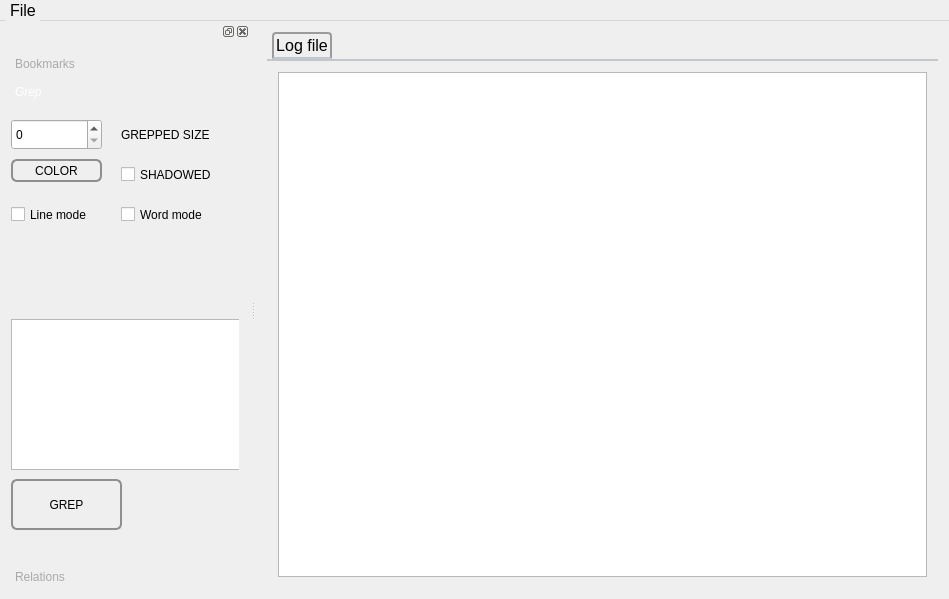
<?xml version="1.0" encoding="UTF-8"?>
<ui version="4.0">
 <class>MainWindow</class>
 <widget class="QMainWindow" name="MainWindow">
  <property name="geometry">
   <rect>
    <x>0</x>
    <y>0</y>
    <width>949</width>
    <height>599</height>
   </rect>
  </property>
  <property name="sizePolicy">
   <sizepolicy hsizetype="Minimum" vsizetype="Minimum">
    <horstretch>0</horstretch>
    <verstretch>0</verstretch>
   </sizepolicy>
  </property>
  <property name="font">
   <font>
    <pointsize>12</pointsize>
   </font>
  </property>
  <property name="windowTitle">
   <string>MainWindow</string>
  </property>
  <widget class="QWidget" name="centralWidget">
   <layout class="QGridLayout" name="gridLayout_2">
    <item row="0" column="0">
     <widget class="QTabWidget" name="tabWidget">
      <property name="styleSheet">
       <string notr="true">QTabWidget::pane { /* The tab widget frame */
         border-top: 2px solid #C2C7CB;
     }

     QTabWidget::tab-bar {
         left: 5px; /* move to the right by 5px */
     }

     /* Style the tab using the tab sub-control. Note that
         it reads QTabBar _not_ QTabWidget */
     QTabBar::tab {
         background: qlineargradient(x1: 0, y1: 0, x2: 0, y2: 1,
                                     stop: 0 #E1E1E1, stop: 0.4 #DDDDDD,
                                     stop: 0.5 #D8D8D8, stop: 1.0 #D3D3D3);
         border: 2px solid #C4C4C3;
         border-bottom-color: #C2C7CB; /* same as the pane color */
         border-top-left-radius: 4px;
         border-top-right-radius: 4px;
         min-width: 8ex;
         padding: 2px;
     }

     QTabBar::tab:selected, QTabBar::tab:hover {
         background: qlineargradient(x1: 0, y1: 0, x2: 0, y2: 1,
                                     stop: 0 #fafafa, stop: 0.4 #f4f4f4,
                                     stop: 0.5 #e7e7e7, stop: 1.0 #fafafa);
     }

     QTabBar::tab:selected {
         border-color: #9B9B9B;
         border-bottom-color: #C2C7CB; /* same as pane color */
     }

     QTabBar::tab:!selected {
         margin-top: 2px; /* make non-selected tabs look smaller */
     }

     /* make use of negative margins for overlapping tabs */
     QTabBar::tab:selected {
         /* expand/overlap to the left and right by 4px */
         margin-left: -4px;
         margin-right: -4px;
     }

     QTabBar::tab:first:selected {
         margin-left: 0; /* the first selected tab has nothing to overlap with on the left */
     }

     QTabBar::tab:last:selected {
         margin-right: 0; /* the last selected tab has nothing to overlap with on the right */
     }

     QTabBar::tab:only-one {
         margin: 0; /* if there is only one tab, we don't want overlapping margins */
     }</string>
      </property>
      <property name="currentIndex">
       <number>0</number>
      </property>
      <widget class="QWidget" name="tab_5">
       <attribute name="title">
        <string>Log file</string>
       </attribute>
       <layout class="QHBoxLayout" name="horizontalLayout">
        <item>
         <widget class="QTextEdit" name="textEdit"/>
        </item>
       </layout>
      </widget>
     </widget>
    </item>
   </layout>
   <zorder>gridLayoutWidget</zorder>
   <zorder>gridLayoutWidget</zorder>
   <zorder>listView</zorder>
   <zorder>tabWidget</zorder>
  </widget>
  <widget class="QDockWidget" name="dockWidget_3">
   <property name="minimumSize">
    <size>
     <width>250</width>
     <height>213</height>
    </size>
   </property>
   <attribute name="dockWidgetArea">
    <number>1</number>
   </attribute>
   <widget class="QWidget" name="dockWidgetContents_3">
    <layout class="QHBoxLayout" name="horizontalLayout_2">
     <item>
      <widget class="QToolBox" name="toolBox_2">
       <property name="styleSheet">
        <string notr="true">QToolBox::tab {
         background: qlineargradient(x1: 0, y1: 0, x2: 0, y2: 1,
                                     stop: 0 #E1E1E1, stop: 0.4 #DDDDDD,
                                     stop: 0.5 #D8D8D8, stop: 1.0 #D3D3D3);
         border-radius: 5px;
         color: darkgray;
     }

     QToolBox::tab:selected { /* italicize selected tabs */
         font: italic;
         color: white;
     }</string>
       </property>
       <property name="currentIndex">
        <number>1</number>
       </property>
       <widget class="QWidget" name="page_3">
        <property name="geometry">
         <rect>
          <x>0</x>
          <y>0</y>
          <width>232</width>
          <height>449</height>
         </rect>
        </property>
        <attribute name="label">
         <string>Bookmarks</string>
        </attribute>
        <layout class="QHBoxLayout" name="horizontalLayout_3">
         <item>
          <widget class="QListView" name="listView"/>
         </item>
        </layout>
       </widget>
       <widget class="QWidget" name="page_4">
        <property name="geometry">
         <rect>
          <x>0</x>
          <y>0</y>
          <width>232</width>
          <height>449</height>
         </rect>
        </property>
        <attribute name="label">
         <string>Grep</string>
        </attribute>
        <widget class="QPushButton" name="pushButton_2">
         <property name="geometry">
          <rect>
           <x>0</x>
           <y>370</y>
           <width>111</width>
           <height>51</height>
          </rect>
         </property>
         <property name="styleSheet">
          <string notr="true">     QPushButton {
         border: 2px solid #8f8f91;
         border-radius: 6px;
         background-color: qlineargradient(x1: 0, y1: 0, x2: 0, y2: 1,
                                           stop: 0 #f6f7fa, stop: 1 #dadbde);
         min-width: 80px;
     }

     QPushButton:pressed {
         background-color: qlineargradient(x1: 0, y1: 0, x2: 0, y2: 1,
                                           stop: 0 #dadbde, stop: 1 #f6f7fa);
     }

     QPushButton:flat {
         border: none; /* no border for a flat push button */
     }

     QPushButton:default {
         border-color: navy; /* make the default button prominent */
     }</string>
         </property>
         <property name="text">
          <string>GREP</string>
         </property>
        </widget>
        <widget class="QPlainTextEdit" name="plainTextEdit_2">
         <property name="geometry">
          <rect>
           <x>0</x>
           <y>210</y>
           <width>231</width>
           <height>151</height>
          </rect>
         </property>
        </widget>
        <widget class="QSpinBox" name="spinBox">
         <property name="geometry">
          <rect>
           <x>0</x>
           <y>10</y>
           <width>91</width>
           <height>31</height>
          </rect>
         </property>
        </widget>
        <widget class="QLabel" name="label">
         <property name="geometry">
          <rect>
           <x>110</x>
           <y>10</y>
           <width>111</width>
           <height>31</height>
          </rect>
         </property>
         <property name="text">
          <string>GREPPED SIZE</string>
         </property>
        </widget>
        <widget class="QPushButton" name="pushButton_3">
         <property name="geometry">
          <rect>
           <x>0</x>
           <y>50</y>
           <width>91</width>
           <height>23</height>
          </rect>
         </property>
         <property name="styleSheet">
          <string notr="true">     QPushButton {
         border: 2px solid #8f8f91;
         border-radius: 6px;
         background-color: qlineargradient(x1: 0, y1: 0, x2: 0, y2: 1,
                                           stop: 0 #f6f7fa, stop: 1 #dadbde);
         min-width: 80px;
     }

     QPushButton:pressed {
         background-color: qlineargradient(x1: 0, y1: 0, x2: 0, y2: 1,
                                           stop: 0 #dadbde, stop: 1 #f6f7fa);
     }

     QPushButton:flat {
         border: none; /* no border for a flat push button */
     }

     QPushButton:default {
         border-color: navy; /* make the default button prominent */
     }</string>
         </property>
         <property name="text">
          <string>COLOR</string>
         </property>
        </widget>
        <widget class="QCheckBox" name="checkBox">
         <property name="geometry">
          <rect>
           <x>110</x>
           <y>50</y>
           <width>91</width>
           <height>31</height>
          </rect>
         </property>
         <property name="text">
          <string>SHADOWED</string>
         </property>
        </widget>
        <widget class="QCheckBox" name="checkBox_2">
         <property name="geometry">
          <rect>
           <x>0</x>
           <y>90</y>
           <width>151</width>
           <height>31</height>
          </rect>
         </property>
         <property name="text">
          <string>Line mode</string>
         </property>
        </widget>
        <widget class="QCheckBox" name="checkBox_3">
         <property name="geometry">
          <rect>
           <x>110</x>
           <y>90</y>
           <width>101</width>
           <height>31</height>
          </rect>
         </property>
         <property name="text">
          <string>Word mode</string>
         </property>
        </widget>
       </widget>
       <widget class="QWidget" name="page_5">
        <attribute name="label">
         <string>Relations</string>
        </attribute>
        <layout class="QVBoxLayout" name="verticalLayout">
         <item>
          <widget class="QTreeView" name="treeView_2"/>
         </item>
        </layout>
       </widget>
      </widget>
     </item>
    </layout>
   </widget>
  </widget>
  <widget class="QMenuBar" name="menuBar">
   <property name="geometry">
    <rect>
     <x>0</x>
     <y>0</y>
     <width>949</width>
     <height>24</height>
    </rect>
   </property>
   <property name="styleSheet">
    <string notr="true"> QMenuBar {
     background-color: qlineargradient(x1:0, y1:0, x2:0, y2:1,
                                       stop:0 lightgray, stop:1 darkgray);
 }

 QMenuBar::item {
     spacing: 3px; /* spacing between menu bar items */
     padding: 1px 4px;
     background: transparent;
     border-radius: 4px;
 }

 QMenuBar::item:selected { /* when selected using mouse or keyboard */
     background: #a8a8a8;
 }

 QMenuBar::item:pressed {
     background: #888888;
 }</string>
   </property>
   <widget class="QMenu" name="menuFile">
    <property name="title">
     <string>File</string>
    </property>
    <addaction name="actionOpen_2"/>
   </widget>
   <addaction name="menuFile"/>
  </widget>
  <action name="actionOpen">
   <property name="text">
    <string>Open</string>
   </property>
  </action>
  <action name="actionOpen_2">
   <property name="text">
    <string>Open</string>
   </property>
  </action>
 </widget>
 <layoutdefault spacing="6" margin="11"/>
 <resources/>
 <connections/>
</ui>
